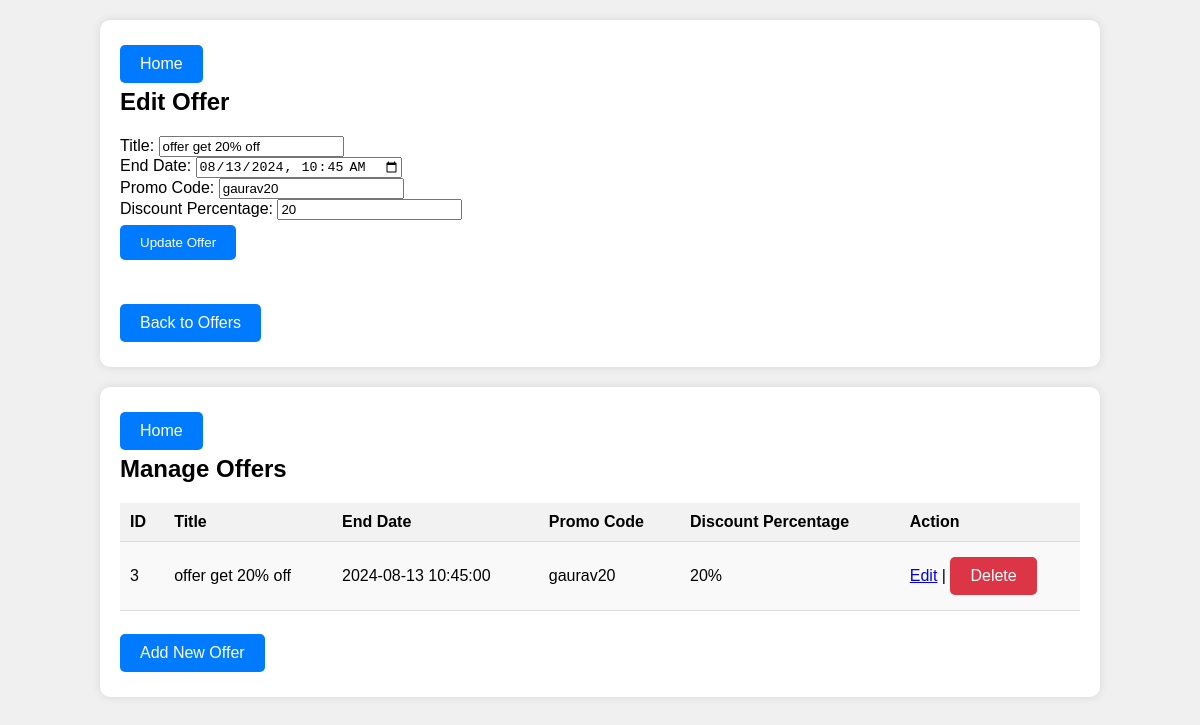
Page /admin/offers.php?action=edit&id=3 (signed in) on the committed database.
### tables this page shows
CREATE TABLE `offers` (
  `id` int(11) NOT NULL,
  `title` varchar(255) NOT NULL,
  `end_date` datetime NOT NULL,
  `promo_code` varchar(50) NOT NULL,
  `discount_percentage` int(11) NOT NULL
);

### admin/offers.php (the view, shortened to what this page needs)
<?php
require_once 'connection.php';
if (isset($_GET['action']) && $_GET['action'] == 'edit' && isset($_GET['id'])) {
    $id = intval($_GET['id']);
    $sql_select = "SELECT * FROM offers WHERE id = ?";
    $stmt = $conn->prepare($sql_select);
    $stmt->bind_param("i", $id);
    $stmt->execute();
    $result = $stmt->get_result();
    if ($result->num_rows > 0) {
        $row = $result->fetch_assoc();
        ?>
        <div class="container">
            <a href="admin_pannel.php" class="button-home">Home</a>
            <h2>Edit Offer</h2>
            <form method="post" action="offers.php?action=update&id=<?php echo $id; ?>">
                <label for="title">Title:</label>
                <input type="text" id="title" name="title" value="<?php echo htmlspecialchars($row['title']); ?>" required><br>
                <label for="end_date">End Date:</label>
                <input type="datetime-local" id="end_date" name="end_date" value="<?php echo date('Y-m-d\TH:i', strtotime($row['end_date'])); ?>" required><br>
                <label for="promo_code">Promo Code:</label>
                <input type="text" id="promo_code" name="promo_code" value="<?php echo htmlspecialchars($row['promo_code']); ?>" required><br>
                <label for="discount_percentage">Discount Percentage:</label>
                <input type="number" id="discount_percentage" name="discount_percentage" value="<?php echo htmlspecialchars($row['discount_percentage']); ?>" required><br>
                <input type="submit" value="Update Offer" class="button-submit">
            </form>
            <br>
            <a href="offers.php" class="button-back">Back to Offers</a>
        </div>
        <?php
    } else {
        echo "<div class='message error'>Offer not found.</div>";
    }
}
$sql = "SELECT * FROM offers";
$result = $conn->query($sql);
?>
<!DOCTYPE html>
<html lang="en">
<head>
</head>
<body>
    <div class="container">
        <a href="admin_pannel.php" class="button-home">Home</a>
        <h2>Manage Offers</h2>
        <table>
            <tr><th>ID</th><th>Title</th><th>End Date</th><th>Promo Code</th><th>Discount Percentage</th><th>Action</th></tr>
            <?php
            if ($result->num_rows > 0) {
                while ($row = $result->fetch_assoc()) {
                    echo "<tr>";
                    echo "<td>" . htmlspecialchars($row['id']) . "</td>";
                    echo "<td>" . htmlspecialchars($row['title']) . "</td>";
                    echo "<td>" . htmlspecialchars($row['end_date']) . "</td>";
                    echo "<td>" . htmlspecialchars($row['promo_code']) . "</td>";
                    echo "<td>" . htmlspecialchars($row['discount_percentage']) . "%</td>";
                    echo "<td><a href='offers.php?action=edit&id=" . htmlspecialchars($row['id']) . "' class='button-edit'>Edit</a> | ";
                    echo "<a href='offers.php?action=delete&id=" . htmlspecialchars($row['id']) . "' class='button-delete' onclick='return confirm(\"Are you sure you want to delete this offer?\")'>Delete</a></td>";
                    echo "</tr>";
                }
            } else {
                echo "<tr><td colspan='6'>No offers found</td></tr>";
            }
            ?>
        </table>
        <br><a href="add_offer.php" class="button-add">Add New Offer</a>
    </div>
</body>
</html>

### admin/offers.php (style rules this page uses)
body { font-family: Arial, sans-serif; background-color: #f0f0f0; margin: 0; padding: 0; }
.container { width: 80%; margin: 20px auto; background-color: white; padding: 20px; border-radius: 10px; box-shadow: 0 0 10px rgba(0, 0, 0, 0.1); }
h2 { margin-top: 0; }
.button-home, .button-back, .button-add, .button-delete, .button-submit { display: inline-block; padding: 10px 20px; margin: 5px 0; text-decoration: none; color: white; background-color: #007BFF; border-radius: 5px; border: none; }
.button-delete { background-color: #dc3545; }
table { width: 100%; border-collapse: collapse; margin-top: 20px; }
th, td { padding: 10px; text-align: left; border-bottom: 1px solid #ddd; }
th { background-color: #f2f2f2; }
tr:nth-child(even) { background-color: #f9f9f9; }

### rows in the picture
offers: title "offer get 20% off", end_date "08/13/2024 10:45", promo_code "gaurav20", discount_percentage "20", id "3", end_date "2024-08-13 10:45:00"
